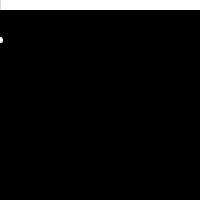
Frame 1 (no input)
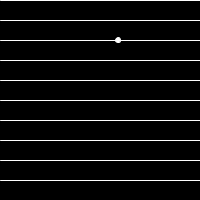
Frame 60 (the mouse pressed at the canvas centre just before this capture)
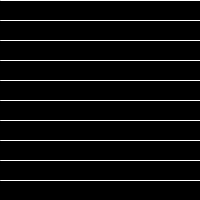
Frame 120 (the mouse held since frame 60 and released just before this capture)

The Processing sketch that drew these frames (run headless with seeded random() and noise(); from frame 60 on, the mouse is pressed at the canvas centre):

// Processing sketch: processing_4831
// ── processing_4831.pde

/**
 Further riffing off of Shiffman's Exercise 6-5. This time,
 I wanted to have a fixed number of lines that start off squashed
 at the top, and then expand to fill the window so that it looked
 like Venetian blinds lowering. I want this effect to happen
 slowly, but I still want smooth animation of the moving dot.
 Therefore, I use the mod operator (%) and frameCount to only
 increase the line spacing on certain frames.
*/
int spacing;  // spacing in a series of lines
int bx;         // x value of moving dot

void setup() {
  size(200, 200);
  stroke(255);
  fill(255);
  frameRate(30);
  
  spacing = 1;
  bx = 0;
}

void draw() {
  background(0);

  // Draw a series of 10 lines starting at the top, spaced 
  // according to incrememnt.
  int y = 0;
  for (int i = 0; i < 10; i++) {
    line(0, y, width, y);
    y += spacing;
  }
  
  // draw the dot
  ellipse(bx, 40, 5, 5);
  
  // Increase the y value spacing on every third frame.
  if (frameCount % 3 == 0 && spacing < 20) {
    ++spacing;
  }
  bx += 2;
}
